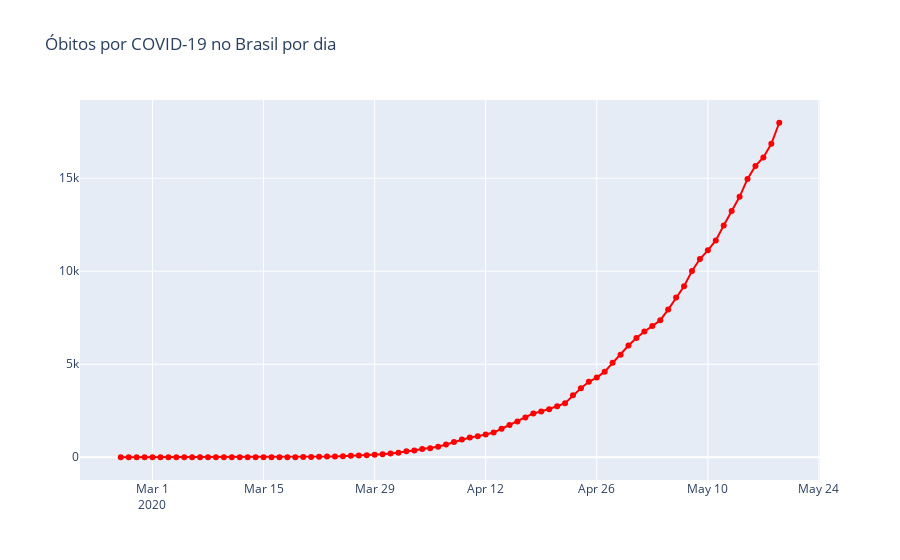

Here is the notebook cell this chart was saved with:
### Markdown cell above
## Gráfico de Óbitos.

### Code cell
# Estrutura do Gráfico

fig = go.Figure()

fig.add_trace(
    go.Scatter(x=brasil.observationdate, y=brasil.deaths, name='Morte', 
               mode='lines+markers', line={'color':'red'})
)

# Layout do Gráfico

fig.update_layout(title='Óbitos por COVID-19 no Brasil por dia')

fig.show()
